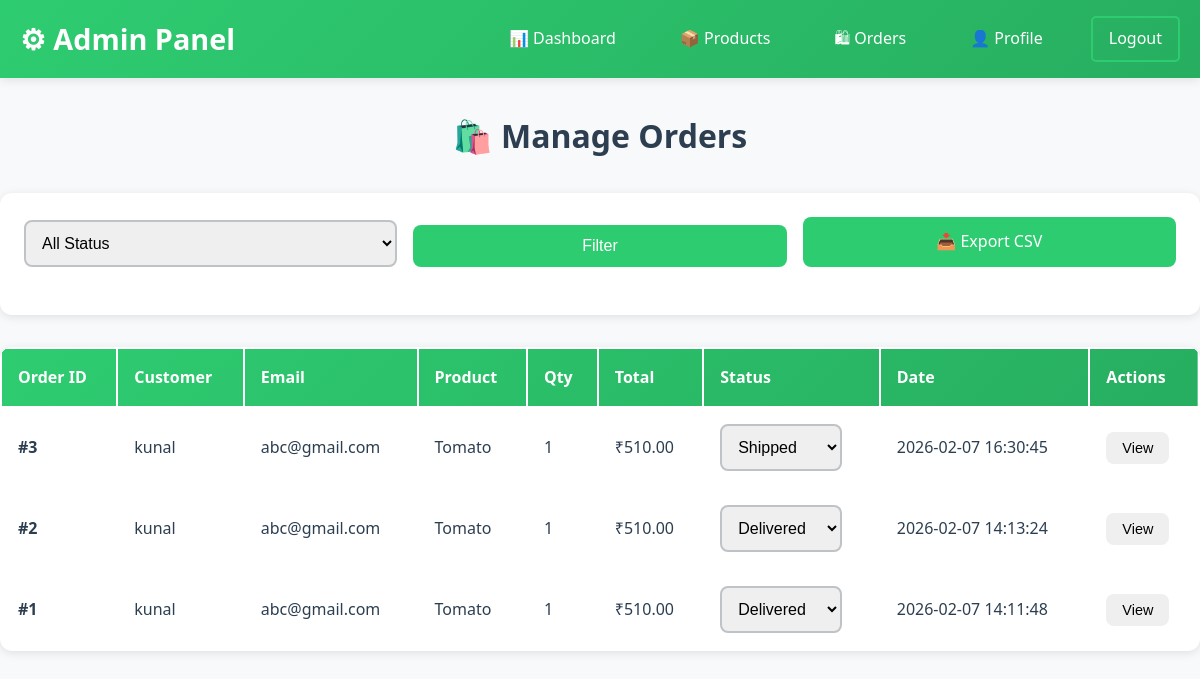
/admin/orders (signed in), run on the app's committed database.
### tables this page shows
CREATE TABLE orders(
        id INTEGER PRIMARY KEY AUTOINCREMENT,
        user_id INTEGER NOT NULL, 
        product_id INTEGER NOT NULL,
        quantity INTEGER NOT NULL, 
        total_price REAL NOT NULL,
        status TEXT DEFAULT 'pending',
        order_date TIMESTAMP DEFAULT CURRENT_TIMESTAMP,
        FOREIGN KEY(user_id) REFERENCES users(id),
        FOREIGN KEY(product_id) REFERENCES products(id));

CREATE TABLE users(
        id INTEGER PRIMARY KEY AUTOINCREMENT,
        name TEXT NOT NULL, 
        email TEXT UNIQUE NOT NULL, 
        password TEXT NOT NULL,
        created_at TIMESTAMP DEFAULT CURRENT_TIMESTAMP);

CREATE TABLE products(
        id INTEGER PRIMARY KEY AUTOINCREMENT,
        name TEXT NOT NULL, 
        category TEXT NOT NULL, 
        price REAL NOT NULL,
        image TEXT, 
        description TEXT,
        stock INTEGER DEFAULT 0,
        created_at TIMESTAMP DEFAULT CURRENT_TIMESTAMP);

### app.py (the view)
@app.route("/admin/orders")
@admin_required
def admin_orders():
    conn = db()
    status_filter = request.args.get("status", "")
    query = """
        SELECT orders.id, users.name as user_name, users.email,
               products.name as product_name, orders.quantity,
               orders.total_price, orders.status, orders.order_date
        FROM orders
        JOIN users ON orders.user_id = users.id
        JOIN products ON orders.product_id = products.id
        WHERE 1=1
    """
    params = []
    if status_filter:
        query += " AND orders.status=?"
        params.append(status_filter)
    query += " ORDER BY orders.order_date DESC"
    orders = conn.execute(query, params).fetchall()
    conn.close()
    return render_template("admin_orders.html", orders=orders, status_filter=status_filter)

### app.py (called while the page is built)
def db():
    conn = sqlite3.connect(DB)
    conn.row_factory = sqlite3.Row
    return conn

def admin_required(f):
    @wraps(f)
    def decorated_function(*args, **kwargs):
        if not session.get("admin"):
            flash("Admin access required", "danger")
            return redirect("/login")
        return f(*args, **kwargs)
    return decorated_function

### templates/admin_orders.html (shortened to what this page needs)
{% extends "base.html" %}
{% block content %}
<h1 class="text-center mb-4">🛍️ Manage Orders</h1>
<div class="filter-section">
    <form method="GET" action="/admin/orders" class="filter-row">
        <div class="form-group">
            <select name="status" class="form-control">
                <option value="">All Status</option>
            </select>
        </div>
        <div class="form-group">
            <button type="submit" class="btn btn-primary btn-block">Filter</button>
        </div>
        <div class="form-group">
            <a href="/admin/export_orders" class="btn btn-success btn-block">📥 Export CSV</a>
        </div>
    </form>
</div>
{% if orders %}
<div class="card">
    <table class="table">
        <thead>
            <tr>
                <th>Order ID</th>
                <th>Customer</th>
                <th>Email</th>
                <th>Product</th>
                <th>Qty</th>
                <th>Total</th>
                <th>Status</th>
                <th>Date</th>
                <th>Actions</th>
            </tr>
        </thead>
        <tbody>
            {% for order in orders %}
            <tr>
                <td><strong>#{{ order.id }}</strong></td>
                <td>{{ order.user_name }}</td>
                <td>{{ order.email }}</td>
                <td>{{ order.product_name }}</td>
                <td>{{ order.quantity }}</td>
                <td>₹{{ "%.2f"|format(order.total_price) }}</td>
                <td>
                    <form method="POST" action="/admin/update_order_status/{{ order.id }}" style="display: inline;">
                        <select name="status" class="form-control" style="display: inline-block; width: auto;" onchange="this.form.submit()">
                            <option value="shipped" {% if order.status == 'shipped' %}selected{% endif %}>Shipped</option>
                            <option value="delivered" {% if order.status == 'delivered' %}selected{% endif %}>Delivered</option>
                        </select>
                    </form>
                </td>
                <td>{{ order.order_date }}</td>
                <td>
                    <button class="btn btn-info btn-sm" onclick="alert('Order #{{ order.id }}\nCustomer: {{ order.user_name }}\nEmail: {{ order.email }}\nProduct: {{ order.product_name }}\nQuantity: {{ order.quantity }}\nTotal: ₹{{ order.total_price }}')">View</button>
                </td>
            </tr>
            {% endfor %}
        </tbody>
    </table>
</div>
{% else %}
<div class="empty-state">
    <div class="empty-state-icon">🛍️</div>
    <h3>No Orders Found</h3>
    <p>No orders match your filter criteria</p>
</div>
{% endif %}
{% endblock %}

### static/css/style.css (style rules this page uses)
:root { --primary-color: #2ecc71; --primary-dark: #27ae60; --secondary-color: #3498db; --danger-color: #e74c3c; --warning-color: #f39c12; --success-color: #2ecc71; --info-color: #3498db; --dark-color: #2c3e50; --light-bg: #ecf0f1; --text-dark: #2c3e50; --text-light: #7f8c8d; --border-color: #bdc3c7; --shadow: 0 2px 10px rgba(0,0,0,0.1); --shadow-hover: 0 5px 20px rgba(0,0,0,0.15); --transition: all 0.3s ease; }
* { margin: 0; padding: 0; box-sizing: border-box; }
body { font-family: 'Segoe UI', Tahoma, Geneva, Verdana, sans-serif; line-height: 1.6; color: var(--text-dark); background-color: #f8f9fa; }
a { text-decoration: none; color: inherit; transition: var(--transition); }
.btn { display: inline-block; padding: 0.75rem 1.5rem; border-radius: 8px; border: none; cursor: pointer; font-size: 1rem; font-weight: 500; text-align: center; transition: var(--transition); text-decoration: none; }
.btn-primary { background: var(--primary-color); color: white; }
.btn-success { background: var(--success-color); color: white; }
.btn-sm { padding: 0.5rem 1rem; font-size: 0.9rem; }
.btn-block { display: block; width: 100%; }
.form-group { margin-bottom: 1.5rem; }
.form-control { width: 100%; padding: 0.75rem; border: 2px solid var(--border-color); border-radius: 8px; font-size: 1rem; transition: var(--transition); }
select.form-control { cursor: pointer; }
.card { background: white; border-radius: 12px; box-shadow: var(--shadow); overflow: hidden; transition: var(--transition); height: 100%; }
.filter-section { background: white; padding: 1.5rem; border-radius: 12px; box-shadow: var(--shadow); margin-bottom: 2rem; }
.filter-row { display: grid; grid-template-columns: repeat(auto-fit, minmax(200px, 1fr)); gap: 1rem; align-items: end; }
.table { width: 100%; background: white; border-radius: 12px; overflow: hidden; box-shadow: var(--shadow); }
.table thead { background: linear-gradient(135deg, var(--primary-color), var(--primary-dark)); color: white; }
.table th, .table td { padding: 1rem; text-align: left; }
.table tbody tr { border-bottom: 1px solid var(--border-color); transition: var(--transition); }
.text-center { text-align: center; }
.mb-4 { margin-bottom: 2rem; }

### data on the page
orders: id "3", user_name "kunal", email "abc@gmail.com", product_name "Tomato", quantity "1", total_price "510.00", status "Shipped", order_date "2026-02-07 16:30:45"
orders: id "2", user_name "kunal", email "abc@gmail.com", product_name "Tomato", quantity "1", total_price "510.00", status "Delivered", order_date "2026-02-07 14:13:24"
orders: id "1", user_name "kunal", email "abc@gmail.com", product_name "Tomato", quantity "1", total_price "510.00", status "Delivered", order_date "2026-02-07 14:11:48"
